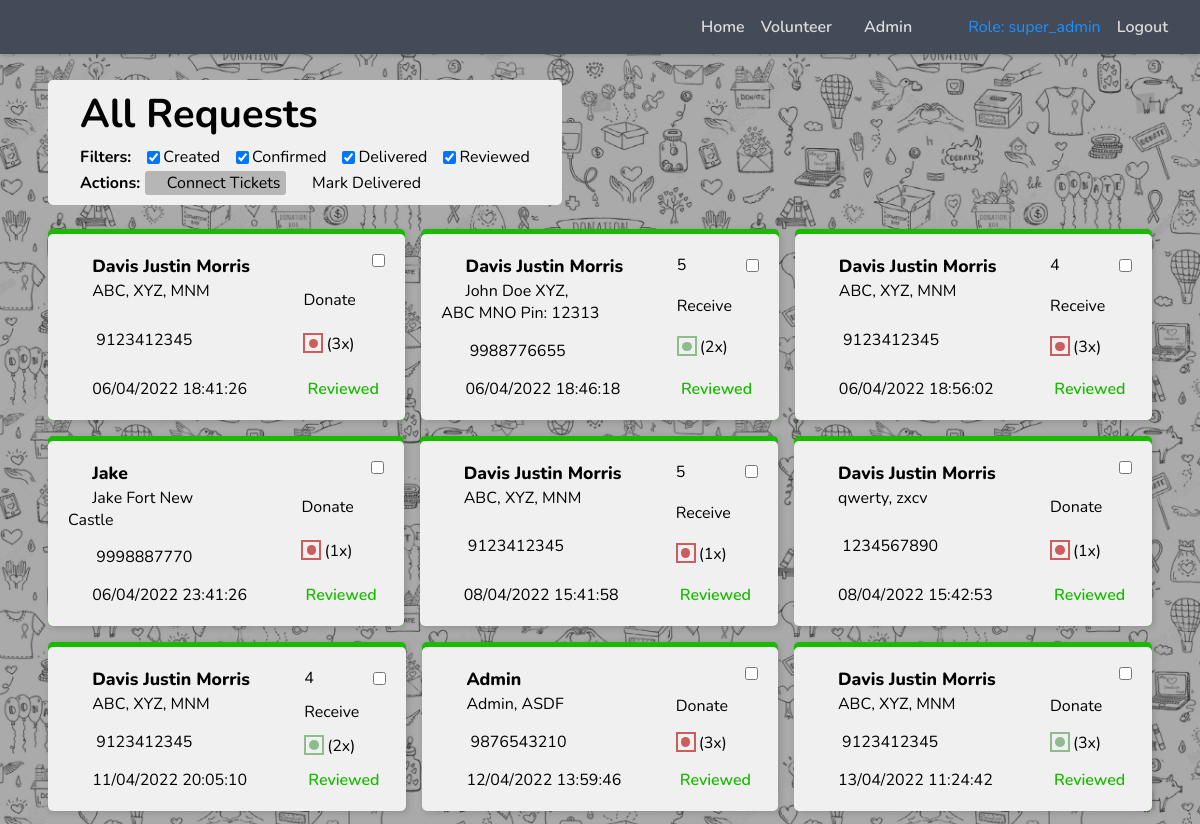
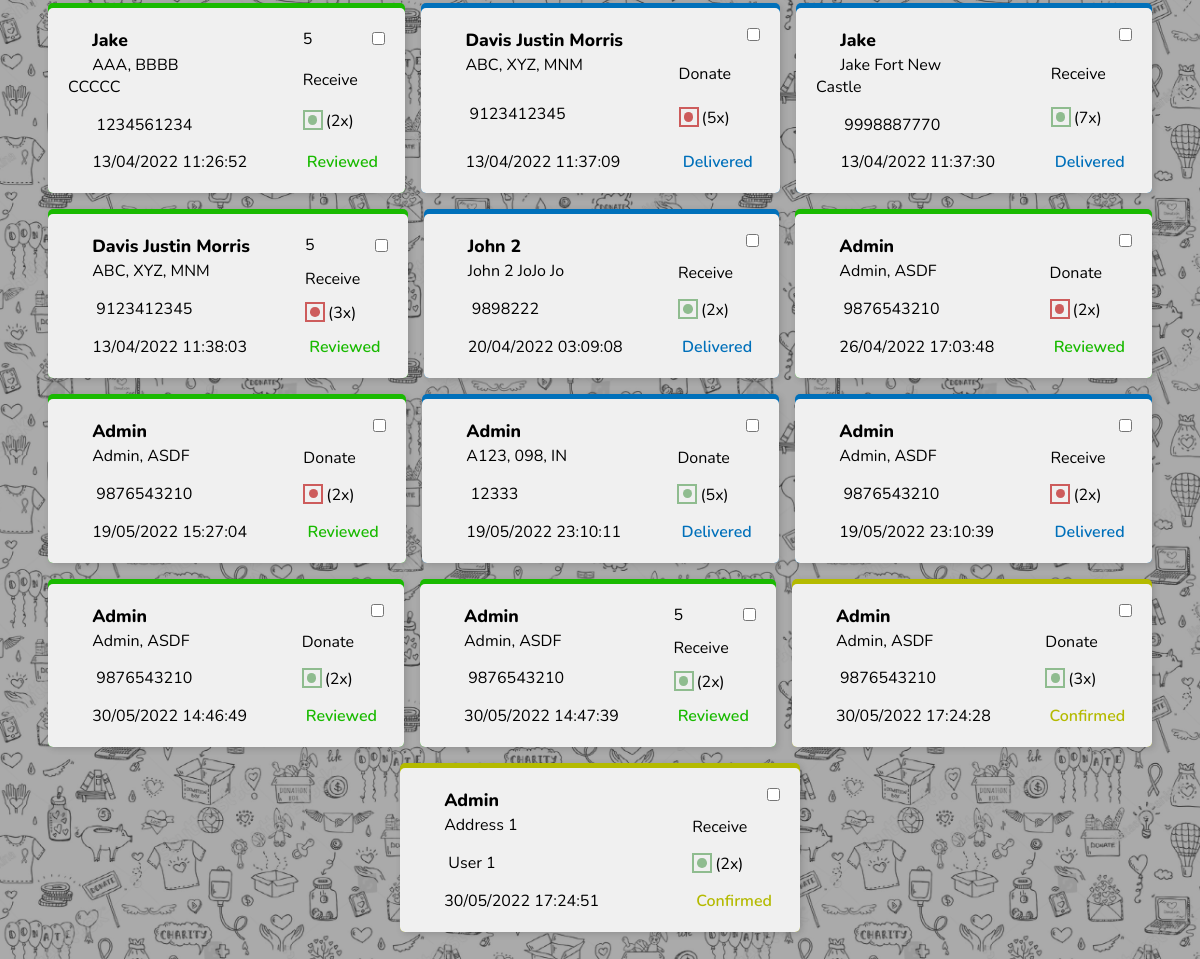
Screenshot of /volunteer_dashboard (signed in) with the database file from the repository (2 pictures, top to bottom).
### tables this page shows
CREATE TABLE "request_table"
(
    pk_rid            integer not null
        constraint request_table_pk
            primary key autoincrement,
    fk_creator_uid    integer not null,
    created_ts        text    not null,
    last_updated_ts   text,
    request_status    text default 'created' not null,
    review_rating     integer,
    review_feedback   text,
    fk_handled_vol_id integer,
    is_donate_req     integer not null, req_qty_in_person integer default 1 not null, contact_details_same_as_user integer default 0 not null, contact_phone text, location_as_address text not null, is_veg integer default 0 not null,
    constraint request_table_user_table_pk_uid_pk_uid_fk
        foreign key (fk_creator_uid, fk_handled_vol_id) references user_table (pk_uid, pk_uid)
);

CREATE TABLE "user_table"
(
    pk_uid         integer not null
        constraint table_name_pk
            primary key autoincrement,
    email          text    not null,
    password       text    not null,
    name           text    not null,
    is_volunteer   integer default 0 not null,
    is_super_admin integer default 0 not null,
    session_token  text
, phone text, address integer, interested_in_volunteering integer default 0 not null);

### app.py (the view, shortened to what this page needs)
@app.route('/volunteer_dashboard', methods=['GET', 'POST'])
def handle_volunteer_dashboard():
    user_type = session['user_info']['user_type']
    if user_type not in ['super_admin', 'volunteer']:
        return 'You dont have permission to view this page!<br><a href="/">Back Home</a>'
    return render_template(
        'volunteer_dashboard.html',
        payload=db_man.get_users_requests(),
        user_type=session['user_info']['user_type']
    )

### app.py (called while the page is built)
def get_db_connection():
    conn = sqlite3.connect('data.sqlite')
    return conn

@app.before_request
def before_each_req():
    if request.endpoint in ['handle_user_dashboard', 'handle_admin_dashboard', 'handle_super_admin']:
        auth_token = session.get('user_info', {}).get('auth_token')
        if auth_token:
            session_check_response = db_man.get_logged_in_account(auth_token=auth_token)
            if session_check_response.get('status'):
                session['user_info'] = session_check_response['data']
                return
        session.clear()
        return redirect(url_for('handle_login'))

### templates/volunteer_dashboard.html (shortened to what this page needs)
<!DOCTYPE html>
<html lang="en">
<head>
    <link rel="stylesheet" href="{{ url_for('static', filename='css/all.css') }}">
    <link rel="stylesheet" href="{{ url_for('static', filename='main.css') }}">
    <link rel="stylesheet" href="{{ url_for('static', filename='volunteer_dashboard.css') }}">
</head>
<body class="fx fdc aifs">
    {% include 'partials/header_1.html' %}
    <div class="header_controls">
        <div class="row">
            <h2 class="title_my_req">All Requests</h2>
        </div>
        <div class="row">
            {% include 'partials/ticket_filters.html' %}
        </div>
        <div class="row">
            <div id="ticket-actions" class="filters row">
                <span>Actions:</span>
                <span class="connect disabled">
                    <i class="fa fa-link" aria-hidden="true"></i>
                    Connect Tickets
                </span>
                <span class="mark">
                    <i class="fa fa-check" aria-hidden="true"></i>
                    Mark Delivered
                </span>
            </div>
        </div>
    </div>
    {% include 'partials/all_tickets.html' %}
</body>
</html>

### templates/partials/header_1.html (shortened to what this page needs)
<nav class="fx main-styles">
    <div class="fx-spacer"></div>
    <ul class="nav list-lsn fx">
        <li><a href="/dashboard">Home</a></li>
        {% if user_type == 'volunteer' or user_type == 'super_admin' %}
        <li><a href="/volunteer_dashboard">Volunteer</a></li>
        {% endif %}
        {% if user_type == 'super_admin' %}
        <li><a href="/super_admin">Admin</a></li>
        {% endif %}
        <li class="user_type"><span>Role: {{ user_type }}</span></li>
        <li><a href="/logout">Logout</a></li>
    </ul>
</nav>

### templates/partials/ticket_filters.html
<div id="ticket-filters" class="filters row">
    <span>Filters:</span>
    <label><input type="checkbox" name="created" checked><span>Created</span></label>
    <label><input type="checkbox" name="confirmed" checked><span>Confirmed</span></label>
    <label><input type="checkbox" name="delivered" checked><span>Delivered</span></label>
    <label><input type="checkbox" name="reviewed" checked><span>Reviewed</span></label>
</div>

### templates/partials/all_tickets.html (shortened to what this page needs)
<div class="all-tickets">
    <div class="request-card-container">
        {% for this_request in payload.all %}
        <div class="request-card-envelop {{ this_request.request_status }}">
            <div class="request-card">
                <div class="col major">
                    <div class="top">
                        <span><i class="fa fa-user"></i>{{ this_request.user_name }}</span>
                        <span style="max-width: 10rem"><i class="fa fa-home"></i>{{ this_request.this_contact_address }}</span>
                    </div>
                    <div class="mid">
                        <a href="tel:{{ this_request.this_contact_phone }}" class="contact-phone">
                            <i class="fa fa-phone"></i>
                            <span>{{ this_request.this_contact_phone }}</span>
                        </a>
                    </div>
                    <span><i class="fa fa-clock"></i>{{ this_request.created_ts }}</span>
                </div>
                <div class="col minor">
                    <div class="review">
                        <span>
                            {% if this_request.review_rating %}
                                <i class="fa fa-star"></i>{{ this_request.review_rating }}
                            {% endif %}
                            {% if this_request.review_feedback %}
                                <i class="fa fa-comments"></i>
                                <span class="feedback">
                                </span>
                            {% elif this_request.is_donate_req != 1 and this_request.request_status == "delivered" and url_for(request.endpoint) == '/dashboard' %}
                                <button name="do_review">
                                    <span style="margin-left: 2px">Review</span>
                                    <i class="fa fa-comment"></i>
                                </button>
                            {% endif %}
                        </span>
                    {% if (this_request.is_donate_req != 1 and this_request.request_status == "confirmed" and url_for(request.endpoint) == '/dashboard') or url_for(request.endpoint) != '/dashboard' %}
                        <input type="checkbox" name="selection">
                    {% endif %}
                    </div>
                    <span class="rec_don">
                        {% if this_request.is_donate_req == 1 %}
                            <i class="fa fa-long-arrow-up"></i><span>Donate</span>
                        {% else %}
                            <i class="fa fa-long-arrow-down"></i><span>Receive</span>
                        {% endif %}
                    </span>
                    <div class="fx">
                        <i class="fa fa-cutlery"></i>
                        <div class="is-veg {{ "veg" if this_request.is_veg == 1 else "non-veg" }}">
                            <div class="circle"></div>
                        </div>
                        <span>({{ this_request.req_qty_in_person }}x)</span>
                    </div>
                    <span class="request-status {{ this_request.request_status }}">
                        <i class="fa fa-retweet"></i>
                        <span>{{ this_request.request_status.capitalize() }}</span>
                    </span>
                </div>
            </div>
        </div>
        {% endfor %}
    </div>
</div>

### rows the page displays
request_table: user_name "Davis Justin Morris", this_contact_address "ABC, XYZ, MNM", this_contact_phone "9123412345", created_ts "06/04/2022 18:41:26", is_donate_req 1 (drawn), is_veg 0 (drawn), req_qty_in_person "3", request_status "Reviewed"
request_table: user_name "Davis Justin Morris", this_contact_address "John Doe XYZ, ABC MNO Pin: 12313", this_contact_phone "9988776655", created_ts "06/04/2022 18:46:18", review_rating "5", is_donate_req 0 (drawn), is_veg 1 (drawn), req_qty_in_person "2", request_status "Reviewed"
request_table: user_name "Davis Justin Morris", this_contact_address "ABC, XYZ, MNM", this_contact_phone "9123412345", created_ts "06/04/2022 18:56:02", review_rating "4", is_donate_req 0 (drawn), is_veg 0 (drawn), req_qty_in_person "3", request_status "Reviewed"
request_table: user_name "Jake", this_contact_address "Jake Fort New Castle", this_contact_phone "9998887770", created_ts "06/04/2022 23:41:26", is_donate_req 1 (drawn), is_veg 0 (drawn), req_qty_in_person "1", request_status "Reviewed"
request_table: user_name "Davis Justin Morris", this_contact_address "ABC, XYZ, MNM", this_contact_phone "9123412345", created_ts "08/04/2022 15:41:58", review_rating "5", is_donate_req 0 (drawn), is_veg 0 (drawn), req_qty_in_person "1", request_status "Reviewed"
request_table: user_name "Davis Justin Morris", this_contact_address "qwerty, zxcv", this_contact_phone "1234567890", created_ts "08/04/2022 15:42:53", is_donate_req 1 (drawn), is_veg 0 (drawn), req_qty_in_person "1", request_status "Reviewed"
request_table: user_name "Davis Justin Morris", this_contact_address "ABC, XYZ, MNM", this_contact_phone "9123412345", created_ts "11/04/2022 20:05:10", review_rating "4", is_donate_req 0 (drawn), is_veg 1 (drawn), req_qty_in_person "2", request_status "Reviewed"
request_table: user_name "Admin", this_contact_address "Admin, ASDF", this_contact_phone "9876543210", created_ts "12/04/2022 13:59:46", is_donate_req 1 (drawn), is_veg 0 (drawn), req_qty_in_person "3", request_status "Reviewed"
request_table: user_name "Davis Justin Morris", this_contact_address "ABC, XYZ, MNM", this_contact_phone "9123412345", created_ts "13/04/2022 11:24:42", is_donate_req 1 (drawn), is_veg 1 (drawn), req_qty_in_person "3", request_status "Reviewed"
request_table: user_name "Jake", this_contact_address "AAA, BBBB CCCCC", this_contact_phone "1234561234", created_ts "13/04/2022 11:26:52", review_rating "5", is_donate_req 0 (drawn), is_veg 1 (drawn), req_qty_in_person "2", request_status "Reviewed"
request_table: user_name "Davis Justin Morris", this_contact_address "ABC, XYZ, MNM", this_contact_phone "9123412345", created_ts "13/04/2022 11:37:09", is_donate_req 1 (drawn), is_veg 0 (drawn), req_qty_in_person "5", request_status "Delivered"
request_table: user_name "Jake", this_contact_address "Jake Fort New Castle", this_contact_phone "9998887770", created_ts "13/04/2022 11:37:30", is_donate_req 0 (drawn), is_veg 1 (drawn), req_qty_in_person "7", request_status "Delivered"
request_table: user_name "Davis Justin Morris", this_contact_address "ABC, XYZ, MNM", this_contact_phone "9123412345", created_ts "13/04/2022 11:38:03", review_rating "5", is_donate_req 0 (drawn), is_veg 0 (drawn), req_qty_in_person "3", request_status "Reviewed"
request_table: user_name "John 2", this_contact_address "John 2 JoJo Jo", this_contact_phone "9898222", created_ts "20/04/2022 03:09:08", is_donate_req 0 (drawn), is_veg 1 (drawn), req_qty_in_person "2", request_status "Delivered"
request_table: user_name "Admin", this_contact_address "Admin, ASDF", this_contact_phone "9876543210", created_ts "26/04/2022 17:03:48", is_donate_req 1 (drawn), is_veg 0 (drawn), req_qty_in_person "2", request_status "Reviewed"
request_table: user_name "Admin", this_contact_address "Admin, ASDF", this_contact_phone "9876543210", created_ts "19/05/2022 15:27:04", is_donate_req 1 (drawn), is_veg 0 (drawn), req_qty_in_person "2", request_status "Reviewed"
request_table: user_name "Admin", this_contact_address "A123, 098, IN", this_contact_phone "12333", created_ts "19/05/2022 23:10:11", is_donate_req 1 (drawn), is_veg 1 (drawn), req_qty_in_person "5", request_status "Delivered"
request_table: user_name "Admin", this_contact_address "Admin, ASDF", this_contact_phone "9876543210", created_ts "19/05/2022 23:10:39", is_donate_req 0 (drawn), is_veg 0 (drawn), req_qty_in_person "2", request_status "Delivered"
request_table: user_name "Admin", this_contact_address "Admin, ASDF", this_contact_phone "9876543210", created_ts "30/05/2022 14:46:49", is_donate_req 1 (drawn), is_veg 1 (drawn), req_qty_in_person "2", request_status "Reviewed"
request_table: user_name "Admin", this_contact_address "Admin, ASDF", this_contact_phone "9876543210", created_ts "30/05/2022 14:47:39", review_rating "5", is_donate_req 0 (drawn), is_veg 1 (drawn), req_qty_in_person "2", request_status "Reviewed"
request_table: user_name "Admin", this_contact_address "Admin, ASDF", this_contact_phone "9876543210", created_ts "30/05/2022 17:24:28", is_donate_req 1 (drawn), is_veg 1 (drawn), req_qty_in_person "3", request_status "Confirmed"
request_table: user_name "Admin", this_contact_address "Address 1", this_contact_phone "User 1", created_ts "30/05/2022 17:24:51", is_donate_req 0 (drawn), is_veg 1 (drawn), req_qty_in_person "2", request_status "Confirmed"

### other values shown
{{ user_type }} "super_admin"
